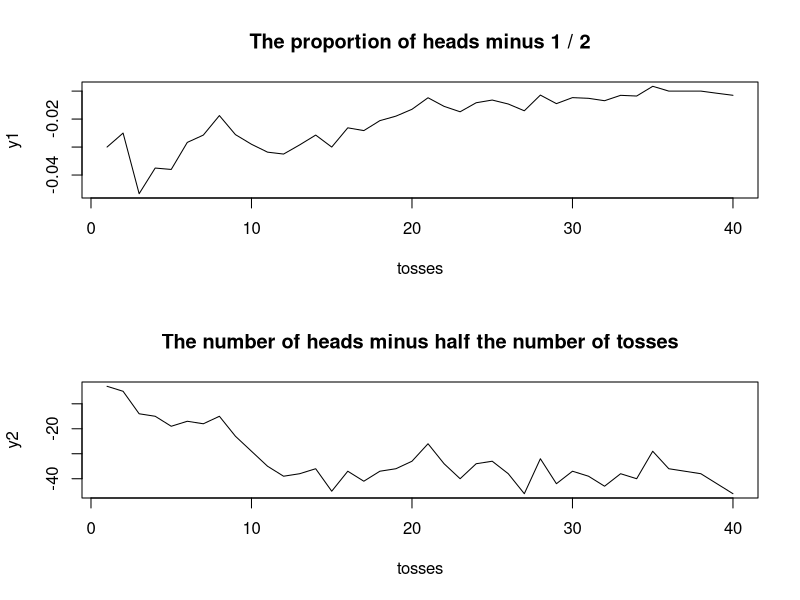

Here is the R script that generated this plot:

#' Exercise 1
#' Modify the program CoinTosses to toss a coin n times and 
#' print out after every 100 tosses
#'   the proportion of heads minus 1 / 2
#'   the number of heads minus half the number of tosses
#' Do these numbers appear to approach 0 as n increases?

n = 4000 # number of coin tossing
count_head = 0 # this counts the number of head
tosses = c(1:(n/100))
y1 = rep(0, n/100) # the proportion of heads minus 1 / 2
y2 = rep(0, n/100) # the number of heads minus half the number of tosses
for (i in 1:n) {
  
  if (runif(1) < 1 / 2) { # if a result is a head
    count_head = count_head + 1 # inccrease count by 1
  }
  
  if (i %% 100 == 0) { # every 100 tosses
    y1[i / 100] = count_head / i - 1 / 2 # store the proportion of head minus 1 / 2
    y2[i / 100] = count_head - i / 2 # store the number of heads minus half the number of tosses
  }
}

par(mfrow=c(2, 1)) # 2 figures arranged in 2 rows and 2 columns
plot(tosses, y1, main='The proportion of heads minus 1 / 2', type='l')
plot(tosses, y2, main='The number of heads minus half the number of tosses', type='l')
